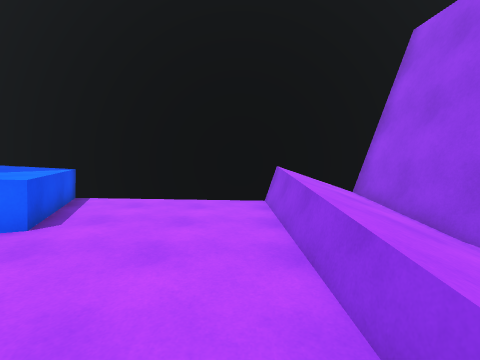
View 1 (above)

12 first-person views from a walk through a scene from a Unity 3-D project. The camera is 1.4 m above the floor, tilts 4° down and sees 90° across. The floor is counted in squares, 1 m on a side. Each view is taken from the middle of a square. On the plan, view 1 faces up. The plan holds only what a view shows up to about 13 squares ahead; the rest is blank. The place goes on beyond the plan.

View 2
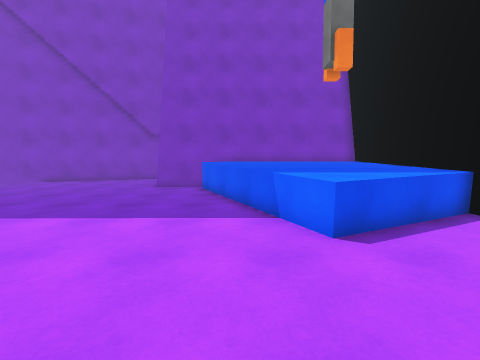

View 3
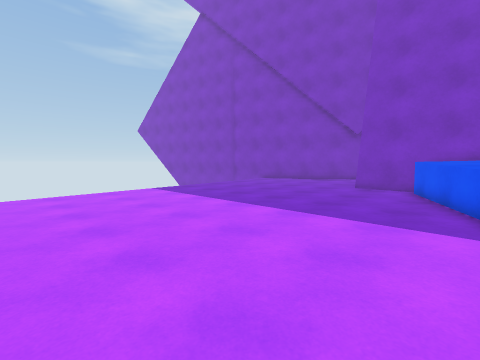

View 4
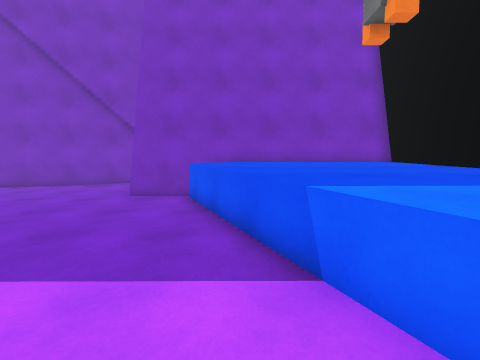

View 5
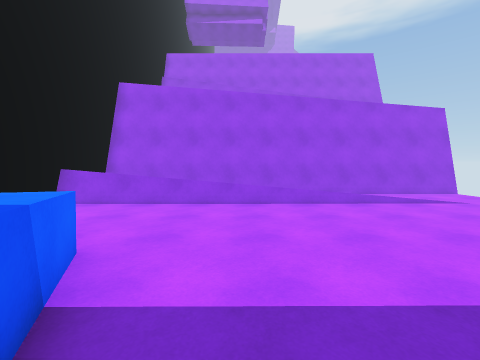

View 6
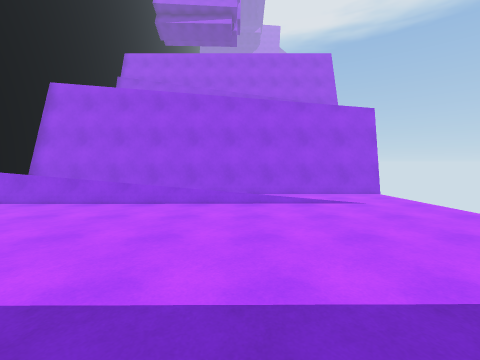

View 7
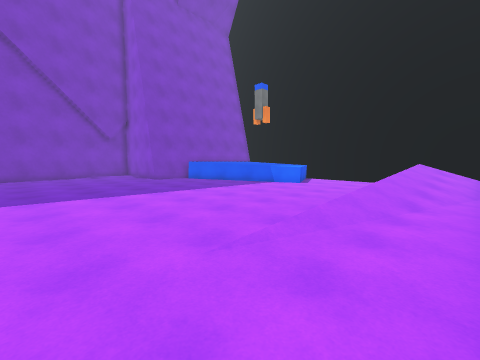

View 8
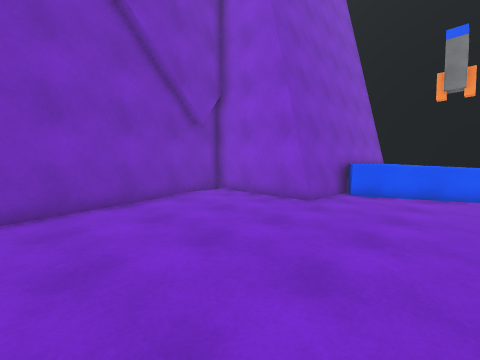

View 9
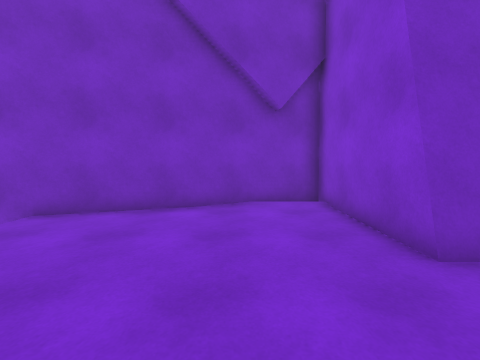

View 10
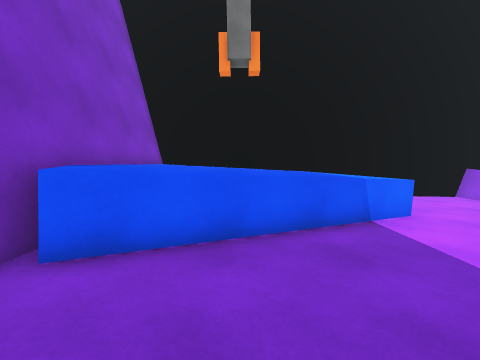

View 11
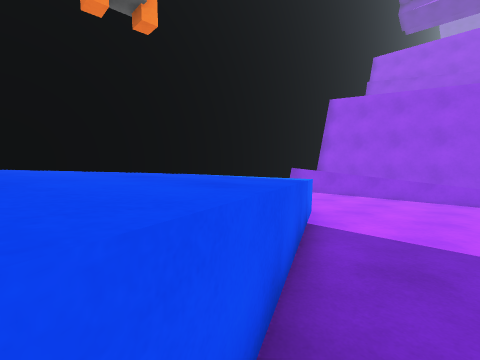

View 12
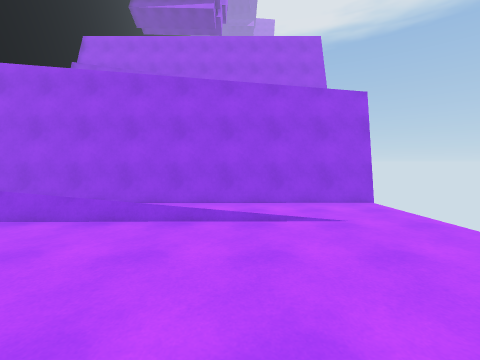

### Floor plan
Key: @ floor where view 1 was taken; # wall or solid block; . main floor; : floor 0.25 m higher than the main floor; / step, stairs or slope; = window, fence, low wall or low ledge; ^ raised ledge.
Columns run from 17 left of view 1 to 5 right of it. Each row starts with its distance up from view 1.
  9     #^^^^^^############
  8     ^^^^^^^^......=///#
  7     ^^^^^^^^^.....=///#
  6     ^^^^^^^^^.....=///#
  5     ^^^^^^^^^=....///=#
  4     #^^^^^^^^.....////#
  3     #^^^^^........=///#
  2     #^^^:.........=///#
  1     ##:::.........=///#
  0     #::::........@//..#
 -1 #####::::.........//..#
 -2 #::::::::.........//..#
 -3 #::::::::.........//..#
 -4 #::::::::........./...#
 -5 ##:::::::........./...#
 -6  #:::::::.............#
 -7  #:::::::.............#
 -8  #:::::::.............#
 -9  ##::::::.............#
-10   #

Where each view was taken, in squares from view 1:
view 1: 0 up, 0 right, facing up
view 2: 3 up, 0 right, facing left
view 3: 3 up, 0 right, facing down-left
view 4: 3 up, 3 left, facing left
view 5: 2 up, 8 left, facing right
view 6: 2 down, 8 left, facing right
view 7: 9 down, 4 right, facing up-left
view 8: 9 down, 8 left, facing up-left
view 9: 4 down, 9 left, facing left
view 10: 2 down, 9 left, facing up
view 11: 1 up, 11 left, facing up-right
view 12: 4 down, 5 left, facing right
